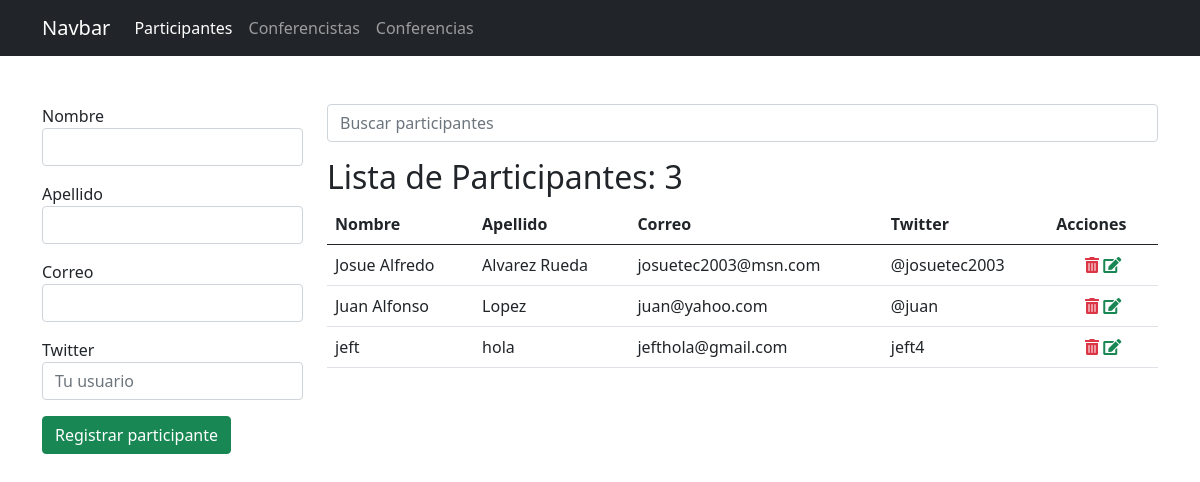
Screenshot of /participantes/ with the database file from the repository.
### app_registro/models.py (models this page shows, shortened)
class Participante(models.Model):
    nombre = models.CharField(max_length=25)
    apellido = models.CharField(max_length=25)
    correo = models.EmailField()
    twitter = models.CharField(max_length=35, null=True, blank=True)

### app_registro/views.py (the view, shortened to what this page needs)
# urls.py: path('participantes/', views.participantes, name="participantes"),
def participantes(request):
    activo = 'participantes'
    q = request.GET.get('q')
    if q:
        data = Participante.objects.filter(nombre__startswith=q).order_by('nombre')
        '''
            select *
            from participantes
            where nombre like 'n%'
        '''
    else:
        data = Participante.objects.all().order_by('nombre')
    ctx = {
        'activo': activo,
        'participantes': data,
        'q': q
    }
    return render(request, 'registro/participantes.html', ctx)

### app_registro/templates/registro/participantes.html (shortened to what this page needs)
{% extends "base.html" %}
{% block container %}
    <div class="row">
        <div class="col-3">
            {% if p %}
            <form action="{% url 'editar_participante' p.id %}" method="post">
            {% else %}
            <form action="{% url 'participantes' %}" method="post">
            {% endif %}
                <div class="mb-3">
                    <label for="nombre">Nombre</label>
                    <input type="text" value="{{ p.nombre }}" name="nombre" id="nombre" class="form-control" required autofocus>
                </div>
                <div class="mb-3">
                    <label for="apellido">Apellido</label>
                    <input type="text" value="{{ p.apellido }}" name="apellido" id="apellido" class="form-control" required>
                </div>
                <div class="mb-3">
                    <label for="correo">Correo</label>
                    <input type="email" value="{{ p.correo }}" name="correo" id="correo" class="form-control" required>
                </div>
                <div class="mb-3">
                    <label for="twitter">Twitter</label>
                    <input type="text" value="{{ p.twitter }}" name="twitter" id="twitter" class="form-control" placeholder="Tu usuario" required>
                </div>
                <div class="mb-3">
                    {% if p %}
                    <input type="submit" class="btn btn-success" value="Actualizar participante">
                    {% else %}
                    <input type="submit" class="btn btn-success" value="Registrar participante">
                    {% endif %}
                </div>
            </form>
        </div>
        <div class="col-9">
            <form action="" method="get">
                <input type="search" name="q" value="{{ q|default_if_none:'' }}" class="form-control" placeholder="Buscar participantes">
            </form>
            <h2 class="mt-3">Lista de Participantes: {{ participantes.count }}</h2>
            <table class="table table-hover">
                <thead>
                    <tr>
                        <th>Nombre</th>
                        <th>Apellido</th>
                        <th>Correo</th>
                        <th>Twitter</th>
                        <th>Acciones</th>
                    </tr>
                </thead>
                <tbody>
                    {% for p in participantes %}
                    <tr>
                        <td>{{ p.nombre }}</td>
                        <td>{{ p.apellido }}</td>
                        <td>{{ p.correo }}</td>
                        <td>
                            {{ p.twitter|default_if_none:'-' }}
                        </td>
                        <td class="text-center">
                            <a onclick="if (!confirm('Confirme la eliminacion')) return false;" href="{% url 'eliminar_participante' p.id %}" class="text-danger"><span class="fas fa-trash-alt"></span></a>
                            <a href="{% url 'editar_participante' p.id %}" class="text-success"><span class="fas fa-edit"></span></a>
                        </td>
                    </tr>
                    {% empty %}
                    <tr>
                        <td colspan="5" class="text-danger text-center">No se encontraron resultados</td>
                    </tr>
                    {% endfor %}
                </tbody>
            </table>
        </div>
    </div>
{% endblock %}

### global_templates/base.html (shortened to what this page needs)
<!DOCTYPE html>
<html lang="en">
<head>
    <link href="https://cdn.jsdelivr.net/npm/bootstrap@5.0.1/dist/css/bootstrap.min.css" rel="stylesheet">
    <link href="https://pro.fontawesome.com/releases/v5.10.0/css/all.css" rel="stylesheet"/>
</head>
<body>
    <nav class="navbar navbar-expand-lg navbar-dark bg-dark">
        <div class="container">
            <a class="navbar-brand" href="/">Navbar</a>
            <div class="collapse navbar-collapse" id="navbarNavAltMarkup">
            <div class="navbar-nav">
                <a class="nav-link {% if activo == 'participantes' %}active{% endif %}" href="{% url 'participantes' %}">Participantes</a>
                <a class="nav-link {% if activo == 'conferencistas' %}active{% endif %}" href="{% url 'conferencistas' %}">Conferencistas</a>
                <a class="nav-link {% if activo == 'conferencias' %}active{% endif %}" href="#">Conferencias</a>
            </div>
            </div>
        </div>
    </nav>
    <div class="container mt-5">
        {% block container %}{% endblock %}
    </div>
</body>
</html>

### rows the page displays
Participante: nombre "Josue Alfredo", apellido "Alvarez Rueda", correo "josuetec2003@msn.com", twitter "@josuetec2003"
Participante: nombre "Juan Alfonso", apellido "Lopez", correo "juan@yahoo.com", twitter "@juan"
Participante: nombre "jeft", apellido "hola", correo "jefthola@gmail.com", twitter "jeft4"

### other values shown
{{ participantes.count }} "3"
